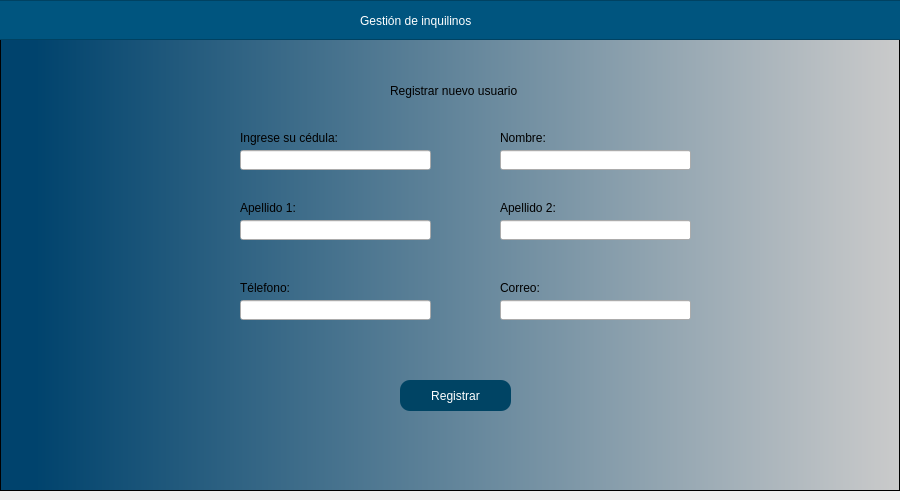
<?xml version="1.0" encoding="UTF-8"?>
<ui version="4.0">
 <class>MainWindow</class>
 <widget class="QMainWindow" name="MainWindow">
  <property name="geometry">
   <rect>
    <x>0</x>
    <y>0</y>
    <width>900</width>
    <height>500</height>
   </rect>
  </property>
  <property name="minimumSize">
   <size>
    <width>900</width>
    <height>500</height>
   </size>
  </property>
  <property name="maximumSize">
   <size>
    <width>900</width>
    <height>16777215</height>
   </size>
  </property>
  <property name="windowTitle">
   <string>MainWindow</string>
  </property>
  <widget class="QWidget" name="centralwidget">
   <layout class="QHBoxLayout" name="horizontalLayout" stretch="0">
    <property name="leftMargin">
     <number>0</number>
    </property>
    <property name="topMargin">
     <number>0</number>
    </property>
    <property name="rightMargin">
     <number>0</number>
    </property>
    <item>
     <widget class="QFrame" name="framefondo">
      <property name="styleSheet">
       <string notr="true">QWidget#framefondo{
background-color: qlineargradient(spread:pad, x1:0, y1:0, x2:1, y2:0, stop:0.039548 rgba(0, 67, 109, 255), stop:1 rgba(203, 203, 203, 255));}</string>
      </property>
      <property name="frameShape">
       <enum>QFrame::StyledPanel</enum>
      </property>
      <property name="frameShadow">
       <enum>QFrame::Raised</enum>
      </property>
      <widget class="QFrame" name="frame_superior">
       <property name="geometry">
        <rect>
         <x>-10</x>
         <y>0</y>
         <width>911</width>
         <height>40</height>
        </rect>
       </property>
       <property name="maximumSize">
        <size>
         <width>16777215</width>
         <height>40</height>
        </size>
       </property>
       <property name="styleSheet">
        <string notr="true">background-color: rgb(0, 85, 127);</string>
       </property>
       <property name="frameShape">
        <enum>QFrame::StyledPanel</enum>
       </property>
       <property name="frameShadow">
        <enum>QFrame::Raised</enum>
       </property>
       <widget class="QLabel" name="label">
        <property name="geometry">
         <rect>
          <x>370</x>
          <y>10</y>
          <width>331</width>
          <height>21</height>
         </rect>
        </property>
        <property name="styleSheet">
         <string notr="true">font: 16pt &quot;Arial&quot;;
color: white;</string>
        </property>
        <property name="text">
         <string>Gestión de inquilinos</string>
        </property>
       </widget>
      </widget>
      <widget class="QPushButton" name="btnRegistrar">
       <property name="geometry">
        <rect>
         <x>400</x>
         <y>380</y>
         <width>111</width>
         <height>31</height>
        </rect>
       </property>
       <property name="layoutDirection">
        <enum>Qt::RightToLeft</enum>
       </property>
       <property name="styleSheet">
        <string notr="true">QPushButton{
font: 87 9pt &quot;Arial&quot;;
background-color: rgb(0, 68, 100);
color:white;

border-radius: 10px;
}


QPushButton:hover {
background-color:rgb(0, 101, 148);
}</string>
       </property>
       <property name="text">
        <string>Registrar</string>
       </property>
       <property name="icon">
        <iconset>
         <normaloff>../../../../../Downloads/image-removebg-preview (4).png</normaloff>../../../../../Downloads/image-removebg-preview (4).png</iconset>
       </property>
      </widget>
      <widget class="QLabel" name="label_2">
       <property name="geometry">
        <rect>
         <x>420</x>
         <y>180</y>
         <width>47</width>
         <height>13</height>
        </rect>
       </property>
       <property name="text">
        <string/>
       </property>
      </widget>
      <widget class="QLabel" name="label_4">
       <property name="geometry">
        <rect>
         <x>240</x>
         <y>130</y>
         <width>181</width>
         <height>16</height>
        </rect>
       </property>
       <property name="styleSheet">
        <string notr="true">font: 9pt &quot;Arial&quot;;</string>
       </property>
       <property name="text">
        <string>Ingrese su cédula:</string>
       </property>
      </widget>
      <widget class="QLineEdit" name="txtCedula">
       <property name="geometry">
        <rect>
         <x>240</x>
         <y>150</y>
         <width>191</width>
         <height>20</height>
        </rect>
       </property>
      </widget>
      <widget class="QLabel" name="label_5">
       <property name="geometry">
        <rect>
         <x>500</x>
         <y>130</y>
         <width>181</width>
         <height>16</height>
        </rect>
       </property>
       <property name="styleSheet">
        <string notr="true">font: 9pt &quot;Arial&quot;;</string>
       </property>
       <property name="text">
        <string>Nombre:</string>
       </property>
      </widget>
      <widget class="QLineEdit" name="txtNombre">
       <property name="geometry">
        <rect>
         <x>500</x>
         <y>150</y>
         <width>191</width>
         <height>20</height>
        </rect>
       </property>
      </widget>
      <widget class="QLabel" name="label_6">
       <property name="geometry">
        <rect>
         <x>240</x>
         <y>200</y>
         <width>181</width>
         <height>16</height>
        </rect>
       </property>
       <property name="styleSheet">
        <string notr="true">font: 9pt &quot;Arial&quot;;</string>
       </property>
       <property name="text">
        <string>Apellido 1:</string>
       </property>
      </widget>
      <widget class="QLabel" name="label_7">
       <property name="geometry">
        <rect>
         <x>500</x>
         <y>200</y>
         <width>181</width>
         <height>16</height>
        </rect>
       </property>
       <property name="styleSheet">
        <string notr="true">font: 9pt &quot;Arial&quot;;</string>
       </property>
       <property name="text">
        <string>Apellido 2:</string>
       </property>
      </widget>
      <widget class="QLineEdit" name="txtApellido1">
       <property name="geometry">
        <rect>
         <x>240</x>
         <y>220</y>
         <width>191</width>
         <height>20</height>
        </rect>
       </property>
      </widget>
      <widget class="QLineEdit" name="txtApellido2">
       <property name="geometry">
        <rect>
         <x>500</x>
         <y>220</y>
         <width>191</width>
         <height>20</height>
        </rect>
       </property>
      </widget>
      <widget class="QLabel" name="label_8">
       <property name="geometry">
        <rect>
         <x>240</x>
         <y>280</y>
         <width>181</width>
         <height>16</height>
        </rect>
       </property>
       <property name="styleSheet">
        <string notr="true">font: 9pt &quot;Arial&quot;;</string>
       </property>
       <property name="text">
        <string>Télefono:</string>
       </property>
      </widget>
      <widget class="QLineEdit" name="txtTelefono">
       <property name="geometry">
        <rect>
         <x>240</x>
         <y>300</y>
         <width>191</width>
         <height>20</height>
        </rect>
       </property>
      </widget>
      <widget class="QLabel" name="label_9">
       <property name="geometry">
        <rect>
         <x>500</x>
         <y>280</y>
         <width>181</width>
         <height>16</height>
        </rect>
       </property>
       <property name="styleSheet">
        <string notr="true">font: 9pt &quot;Arial&quot;;</string>
       </property>
       <property name="text">
        <string>Correo:</string>
       </property>
      </widget>
      <widget class="QLineEdit" name="txtCorreo">
       <property name="geometry">
        <rect>
         <x>500</x>
         <y>300</y>
         <width>191</width>
         <height>20</height>
        </rect>
       </property>
      </widget>
      <widget class="QLabel" name="label_3">
       <property name="geometry">
        <rect>
         <x>390</x>
         <y>70</y>
         <width>261</width>
         <height>41</height>
        </rect>
       </property>
       <property name="styleSheet">
        <string notr="true">font: 12pt &quot;Arial&quot;;</string>
       </property>
       <property name="text">
        <string>Registrar nuevo usuario</string>
       </property>
      </widget>
     </widget>
    </item>
   </layout>
  </widget>
 </widget>
 <resources/>
 <connections/>
</ui>
